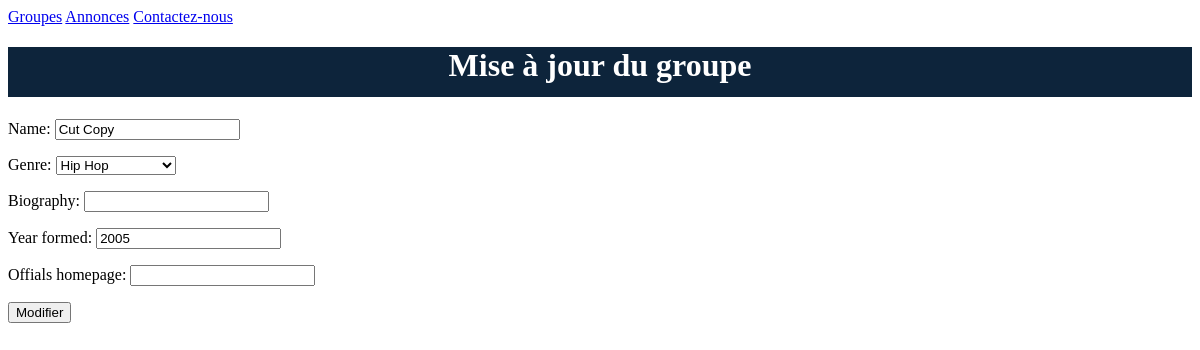
Page /bands/2/change/ on the earlier database version.
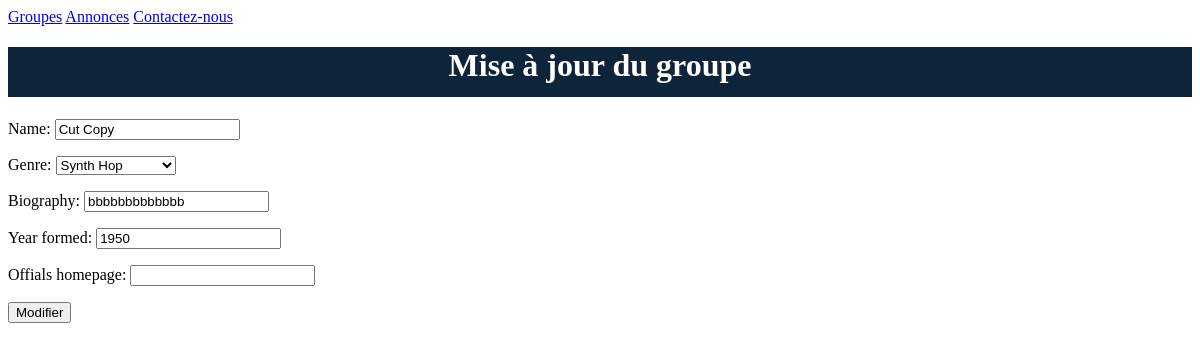
Same page on the later database version.
### listings/models.py (models this page shows, shortened)
class Band(models.Model):
    class Genre(models.TextChoices):
        HIP_HOP = 'HH'
        SYNTH_HOP = 'SP'
        ALTERNATIVE_ROCK = 'AR'
    name = models.fields.CharField(max_length=100)
    genre = models.fields.CharField(choices=Genre.choices, max_length=5) # liste de choix
    biography = models.fields.CharField(max_length=1000)
    year_formed = models.fields.IntegerField(
        validators=[MinValueValidator(1900), MaxValueValidator(2022)])
    active = models.fields.BooleanField(default=True)
    offials_homepage = models.fields.URLField(null=True, blank=True)

### listings/views.py (the view)
# urls.py: path('bands/<int:id>/change/', views.band_update, name='band-update'), # Pour la mise à jour
def band_update(request, id):
    band = Band.objects.get(id=id)
    if request.method == 'POST':
        form = BandForm(request.POST, instance=band)
        if form.is_valid():
            form.save()
            return redirect('band-list', band.id)
    else:
        form = BandForm(instance=band) # on pré-remplir le foemulaire avec un groupe existant
    return render(request, 'bands/band_update.html', {'form': form})

### listings/forms.py
class BandForm(forms.ModelForm):
   class Meta:
      model = Band
      exclude = ('active', 'official_homepage') # pour exlure certains champs

### listings/templates/bands/band_update.html (shortened to what this page needs)
{% extends 'listings/base.html' %}
{% block content %}
<h1>Mise à jour du groupe</h1>
<form action="" method="post">
    {{ form.as_p }}
    <input type="submit" value="Modifier">
  </form>
{% endblock %}

Differences in the rows shown:
changed Band "Cut Copy": genre "Hip Hop" → "Synth Hop"; biography (not shown) → "bbbbbbbbbbbbb"; year_formed "2005" → "1950"
